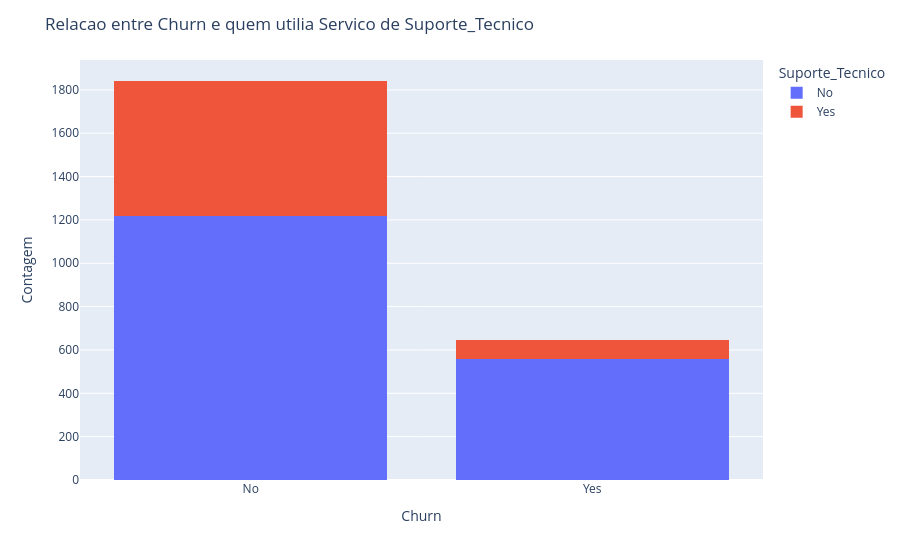

Notebook source saved alongside this figure:
### Code cell
# Churn x Suporte_Tecnico

fig = px.histogram(df, x='Churn', color='Suporte_Tecnico', barmode='stack')

# Layout
fig.update_layout(title='Relacao entre Churn e quem utilia Servico de Suporte_Tecnico',
		  xaxis_title='Churn',
		  yaxis_title='Contagem',
		  legend_title='Suporte_Tecnico')
fig.show()

### Figure 1 — Plotly figure (JSON) as saved in the notebook; plotly's stock layout.template omitted (floating-point values rounded to 4 significant figures; data arrays with more than 128 entries replaced by an {"elided": "..."} marker saying what was removed)
{"data": [{"alignmentgroup": "True", "bingroup": "x", "hovertemplate": "Suporte_Tecnico=No<br>Churn=%{x}<br>count=%{y}<extra></extra>", "legendgroup": "No", "marker": {"color": "#636efa", "pattern": {"shape": ""}}, "name": "No", "offsetgroup": "No", "orientation": "v", "showlegend": true, "type": "histogram", "x": {"elided": "1777 str values"}, "xaxis": "x", "yaxis": "y"}, {"alignmentgroup": "True", "bingroup": "x", "hovertemplate": "Suporte_Tecnico=Yes<br>Churn=%{x}<br>count=%{y}<extra></extra>", "legendgroup": "Yes", "marker": {"color": "#EF553B", "pattern": {"shape": ""}}, "name": "Yes", "offsetgroup": "Yes", "orientation": "v", "showlegend": true, "type": "histogram", "x": {"elided": "711 str values"}, "xaxis": "x", "yaxis": "y"}], "layout": {"autosize": true, "barmode": "stack", "legend": {"title": {"text": "Suporte_Tecnico"}, "tracegroupgap": 0}, "margin": {"t": 60}, "title": {"text": "Relacao entre Churn e quem utilia Servico de Suporte_Tecnico"}, "xaxis": {"anchor": "y", "autorange": true, "domain": [0, 1], "range": [-0.5, 1.5], "title": {"text": "Churn"}, "type": "category"}, "yaxis": {"anchor": "x", "autorange": true, "domain": [0, 1], "range": [0, 1938.0], "title": {"text": "Contagem"}}}}
